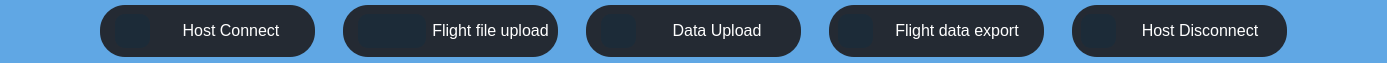
        <widget class="QFrame" name="button_frame">
         <property name="sizePolicy">
          <sizepolicy hsizetype="Preferred" vsizetype="Preferred">
           <horstretch>0</horstretch>
           <verstretch>0</verstretch>
          </sizepolicy>
         </property>
         <property name="maximumSize">
          <size>
           <width>16777215</width>
           <height>63</height>
          </size>
         </property>
         <property name="styleSheet">
          <string notr="true">background:#60A7E4;
border-radius: 15px;
</string>
         </property>
         <property name="frameShape">
          <enum>QFrame::StyledPanel</enum>
         </property>
         <property name="frameShadow">
          <enum>QFrame::Raised</enum>
         </property>
         <layout class="QHBoxLayout" name="horizontalLayout_2" stretch="0,0,0,0,0">
          <property name="spacing">
           <number>28</number>
          </property>
          <property name="leftMargin">
           <number>100</number>
          </property>
          <property name="topMargin">
           <number>0</number>
          </property>
          <property name="rightMargin">
           <number>100</number>
          </property>
          <property name="bottomMargin">
           <number>0</number>
          </property>
          <item>
           <widget class="QFrame" name="host_connect_frame">
            <property name="minimumSize">
             <size>
              <width>215</width>
              <height>52</height>
             </size>
            </property>
            <property name="maximumSize">
             <size>
              <width>215</width>
              <height>52</height>
             </size>
            </property>
            <property name="styleSheet">
             <string notr="true">QFrame {
	background:#242A33;
	border-radius: 25px;
}

QFrame:hover {
    background: white;
	border-radius: 25px;
}</string>
            </property>
            <property name="frameShape">
             <enum>QFrame::StyledPanel</enum>
            </property>
            <property name="frameShadow">
             <enum>QFrame::Raised</enum>
            </property>
            <layout class="QHBoxLayout" name="horizontalLayout_15" stretch="0,1">
             <property name="leftMargin">
              <number>15</number>
             </property>
             <item>
              <widget class="QLabel" name="label_9">
               <property name="minimumSize">
                <size>
                 <width>35</width>
                 <height>34</height>
                </size>
               </property>
               <property name="styleSheet">
                <string notr="true">background:#1c2b38;
border-radius:10px;</string>
               </property>
               <property name="text">
                <string/>
               </property>
               <property name="pixmap">
                <pixmap>Image_resources/top_panel/host_connect.png</pixmap>
               </property>
               <property name="alignment">
                <set>Qt::AlignCenter</set>
               </property>
              </widget>
             </item>
             <item>
              <widget class="QPushButton" name="host_connect_button">
               <property name="font">
                <font>
                 <pointsize>12</pointsize>
                </font>
               </property>
               <property name="styleSheet">
                <string notr="true">QPushButton{
	background:transparent;
	color:white;
}
QPushButton:hover{
	color:black;
}
</string>
               </property>
               <property name="text">
                <string>Host Connect</string>
               </property>
               <property name="default">
                <bool>false</bool>
               </property>
               <property name="flat">
                <bool>false</bool>
               </property>
              </widget>
             </item>
            </layout>
           </widget>
          </item>
          <item>
           <widget class="QFrame" name="flight_file_upload_frame">
            <property name="minimumSize">
             <size>
              <width>215</width>
              <height>52</height>
             </size>
            </property>
            <property name="maximumSize">
             <size>
              <width>215</width>
              <height>52</height>
             </size>
            </property>
            <property name="styleSheet">
             <string notr="true">QFrame {
	background:#242A33;
	border-radius: 25px;
}

QFrame:hover {
    background: white;
	border-radius: 25px;
}</string>
            </property>
            <property name="frameShape">
             <enum>QFrame::StyledPanel</enum>
            </property>
            <property name="frameShadow">
             <enum>QFrame::Raised</enum>
            </property>
            <layout class="QHBoxLayout" name="horizontalLayout_16" stretch="0,0">
             <property name="leftMargin">
              <number>15</number>
             </property>
             <item>
              <widget class="QLabel" name="label_10">
               <property name="styleSheet">
                <string notr="true">background:#1c2b38;
border-radius:10px;</string>
               </property>
               <property name="text">
                <string/>
               </property>
               <property name="pixmap">
                <pixmap>Image_resources/top_panel/flight_file_upload.png</pixmap>
               </property>
               <property name="alignment">
                <set>Qt::AlignCenter</set>
               </property>
              </widget>
             </item>
             <item>
              <widget class="QPushButton" name="flight_file_upload_button">
               <property name="font">
                <font>
                 <pointsize>12</pointsize>
                </font>
               </property>
               <property name="styleSheet">
                <string notr="true">QPushButton{
	background:transparent;
	color:white;
}
QPushButton:hover{
	color:black;
}
</string>
               </property>
               <property name="text">
                <string>Flight file upload</string>
               </property>
              </widget>
             </item>
            </layout>
           </widget>
          </item>
          <item>
           <widget class="QFrame" name="data_upload_frame">
            <property name="minimumSize">
             <size>
              <width>215</width>
              <height>52</height>
             </size>
            </property>
            <property name="maximumSize">
             <size>
              <width>215</width>
              <height>52</height>
             </size>
            </property>
            <property name="styleSheet">
             <string notr="true">QFrame {
	background:#242A33;
	border-radius: 25px;
}

QFrame:hover {
    background: white;
	border-radius: 25px;
}</string>
            </property>
            <property name="frameShape">
             <enum>QFrame::StyledPanel</enum>
            </property>
            <property name="frameShadow">
             <enum>QFrame::Raised</enum>
            </property>
            <layout class="QHBoxLayout" name="horizontalLayout_17" stretch="0,1">
             <property name="leftMargin">
              <number>15</number>
             </property>
             <item>
              <widget class="QLabel" name="label_11">
               <property name="minimumSize">
                <size>
                 <width>35</width>
                 <height>34</height>
                </size>
               </property>
               <property name="styleSheet">
                <string notr="true">background:#1c2b38;
border-radius:10px;</string>
               </property>
               <property name="text">
                <string/>
               </property>
               <property name="pixmap">
                <pixmap>Image_resources/top_panel/data_upload.png</pixmap>
               </property>
               <property name="alignment">
                <set>Qt::AlignCenter</set>
               </property>
              </widget>
             </item>
             <item>
              <widget class="QPushButton" name="data_upload_button">
               <property name="font">
                <font>
                 <pointsize>12</pointsize>
                </font>
               </property>
               <property name="styleSheet">
                <string notr="true">QPushButton{
	background:transparent;
	color:white;
}
QPushButton:hover{
	color:black;
}
</string>
               </property>
               <property name="text">
                <string>Data Upload</string>
               </property>
              </widget>
             </item>
            </layout>
           </widget>
          </item>
          <item>
           <widget class="QFrame" name="flight_data_export_frame">
            <property name="minimumSize">
             <size>
              <width>215</width>
              <height>52</height>
             </size>
            </property>
            <property name="maximumSize">
             <size>
              <width>215</width>
              <height>52</height>
             </size>
            </property>
            <property name="styleSheet">
             <string notr="true">QFrame {
	background:#242A33;
	border-radius: 25px;
}

QFrame:hover {
    background: white;
	border-radius: 25px;
}</string>
            </property>
            <property name="frameShape">
             <enum>QFrame::StyledPanel</enum>
            </property>
            <property name="frameShadow">
             <enum>QFrame::Raised</enum>
            </property>
            <layout class="QHBoxLayout" name="horizontalLayout_18" stretch="0,1">
             <item>
              <widget class="QLabel" name="label_12">
               <property name="minimumSize">
                <size>
                 <width>35</width>
                 <height>34</height>
                </size>
               </property>
               <property name="styleSheet">
                <string notr="true">background:#1c2b38;
border-radius:10px;</string>
               </property>
               <property name="text">
                <string/>
               </property>
               <property name="pixmap">
                <pixmap>Image_resources/top_panel/flight_file_export.png</pixmap>
               </property>
               <property name="alignment">
                <set>Qt::AlignCenter</set>
               </property>
              </widget>
             </item>
             <item>
              <widget class="QPushButton" name="flight_data_export_button">
               <property name="font">
                <font>
                 <pointsize>12</pointsize>
                </font>
               </property>
               <property name="styleSheet">
                <string notr="true">QPushButton{
	background:transparent;
	color:white;
}
QPushButton:hover{
	color:black;
}
</string>
               </property>
               <property name="text">
                <string>Flight data export</string>
               </property>
              </widget>
             </item>
            </layout>
           </widget>
          </item>
          <item>
           <widget class="QFrame" name="host_disconnect_frame">
            <property name="minimumSize">
             <size>
              <width>215</width>
              <height>52</height>
             </size>
            </property>
            <property name="maximumSize">
             <size>
              <width>215</width>
              <height>52</height>
             </size>
            </property>
            <property name="styleSheet">
             <string notr="true">QFrame {
	background:#242A33;
	border-radius: 25px;
}

QFrame:hover {
    background: white;
	border-radius: 25px;
}</string>
            </property>
            <property name="frameShape">
             <enum>QFrame::StyledPanel</enum>
            </property>
            <property name="frameShadow">
             <enum>QFrame::Raised</enum>
            </property>
            <layout class="QHBoxLayout" name="horizontalLayout_19" stretch="0,1">
             <item>
              <widget class="QLabel" name="label_13">
               <property name="minimumSize">
                <size>
                 <width>35</width>
                 <height>34</height>
                </size>
               </property>
               <property name="styleSheet">
                <string notr="true">background:#1c2b38;
border-radius:10px;</string>
               </property>
               <property name="text">
                <string/>
               </property>
               <property name="pixmap">
                <pixmap>Image_resources/top_panel/host_disconnect.png</pixmap>
               </property>
               <property name="alignment">
                <set>Qt::AlignCenter</set>
               </property>
              </widget>
             </item>
             <item>
              <widget class="QPushButton" name="host_disconnect_button">
               <property name="font">
                <font>
                 <pointsize>12</pointsize>
                </font>
               </property>
               <property name="styleSheet">
                <string notr="true">QPushButton{
	background:transparent;
	color:white;
}
QPushButton:hover{
	color:black;
}
</string>
               </property>
               <property name="text">
                <string>Host Disconnect</string>
               </property>
              </widget>
             </item>
            </layout>
           </widget>
          </item>
         </layout>
        </widget>
